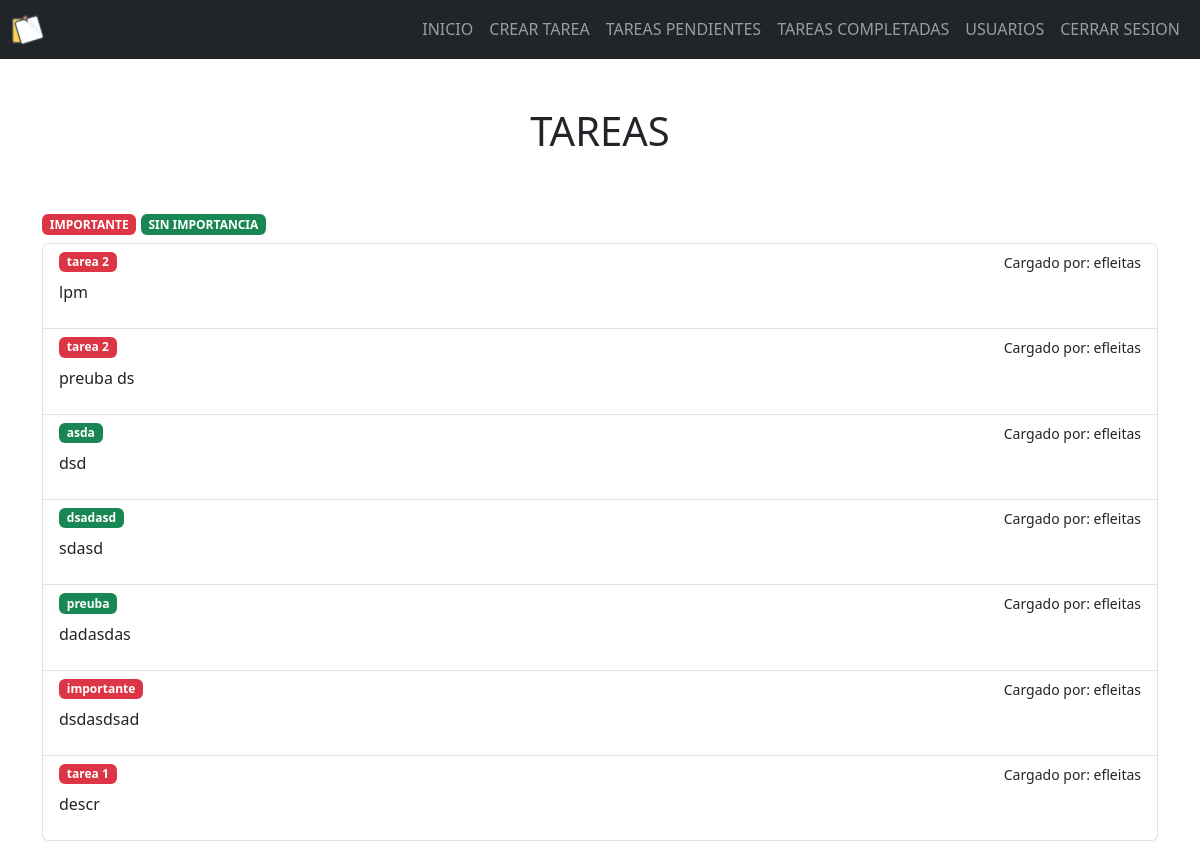
The app's page /task/ (signed in) with its own data.
### task/models.py (models this page shows, shortened)
class Task(models.Model):
    title = models.CharField(max_length=100)
    description = models.TextField(blank=True)
    created = models.DateTimeField(auto_now_add=True)
    datecompleted = models.DateField(null=True, blank=True)
    important = models.BooleanField(default=False)
    user = models.ForeignKey(User, on_delete=models.CASCADE)

### task/views.py (the view)
# urls.py: path('task/',views.task, name='task'),
@login_required
def task(request):
    tasks = Task.objects.filter(user=request.user, datecompleted__isnull=True)
    return render(request, 'task.html',{'tasks': tasks})

### task/templates/task.html (shortened to what this page needs)
{% extends 'base.html' %}
{% block content %}
<main class="container">
    <div class="row">
        <div class="text-centers">
            <h1 class="text-center py-5">TAREAS</h1>
            <h3 class="badge text-bg-danger">IMPORTANTE</h3>
            <h3 class="badge text-bg-success">SIN IMPORTANCIA</h3>
<ul class="list-group">
    {% for task in tasks %}
    <a class="list-group-item" class="list-group-item" href="{% url 'task_detail' task.id %}">
        <header class="d-flex justify-content-between">
            {% if task.important %}
            <h1 class="badge text-bg-danger">{{task.title}}
            {% else %}
            <h1 class="badge text-bg-success">{{task.title}}</h1>
            {% endif %}
            <small>Cargado por: {{task.user.username}}</small>
        </header>
        <p>{{task.description}}</p>
    </a>
    {% endfor %}
</ul>
        </div>
    </div>
</main>
{% endblock %}

### records on screen
Task: title "tarea 2", user.username "efleitas", description "lpm"
Task: title "tarea 2", user.username "efleitas", description "preuba ds"
Task: title "asda", user.username "efleitas", description "dsd"
Task: title "dsadasd", user.username "efleitas", description "sdasd"
Task: title "preuba", user.username "efleitas", description "dadasdas"
Task: title "importante", user.username "efleitas", description "dsdasdsad"
Task: title "tarea 1", user.username "efleitas", description "descr"
